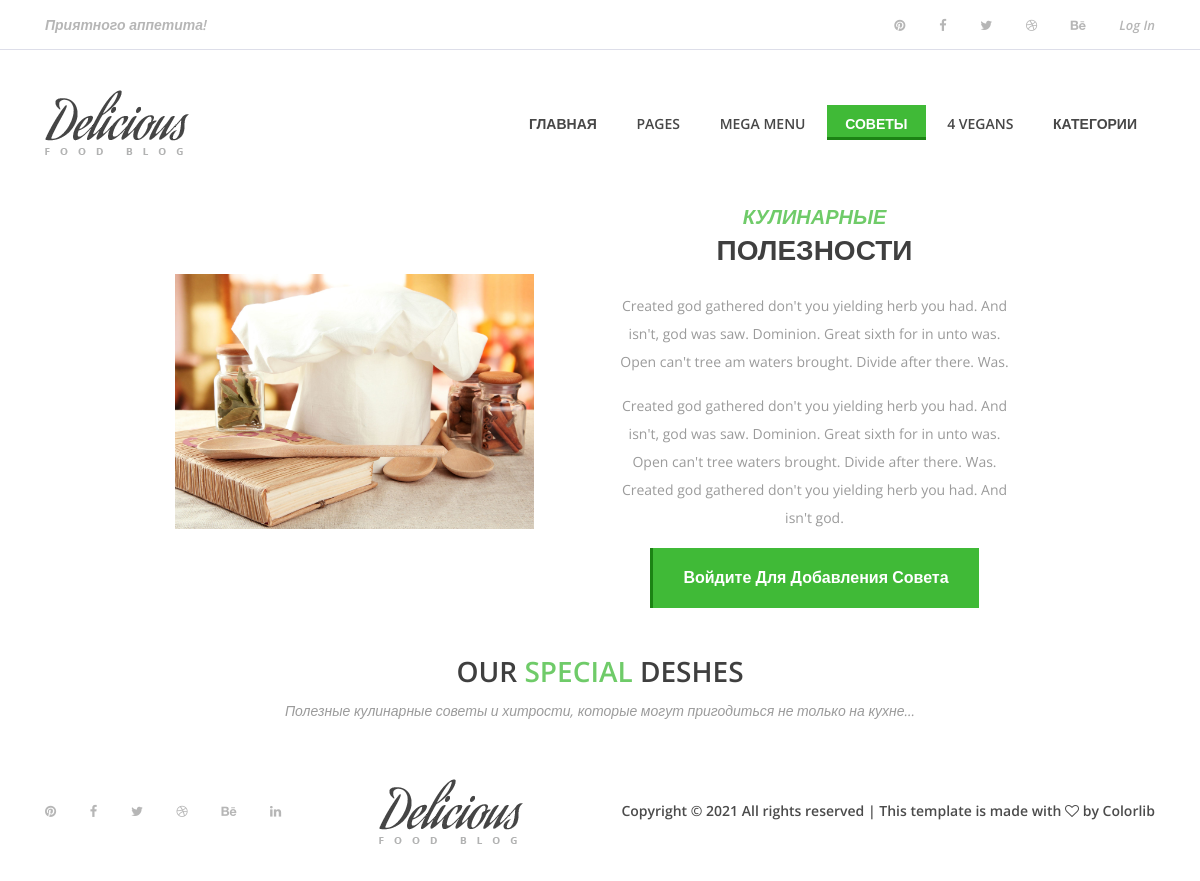
The page /recomendation/ on the database as committed earlier.
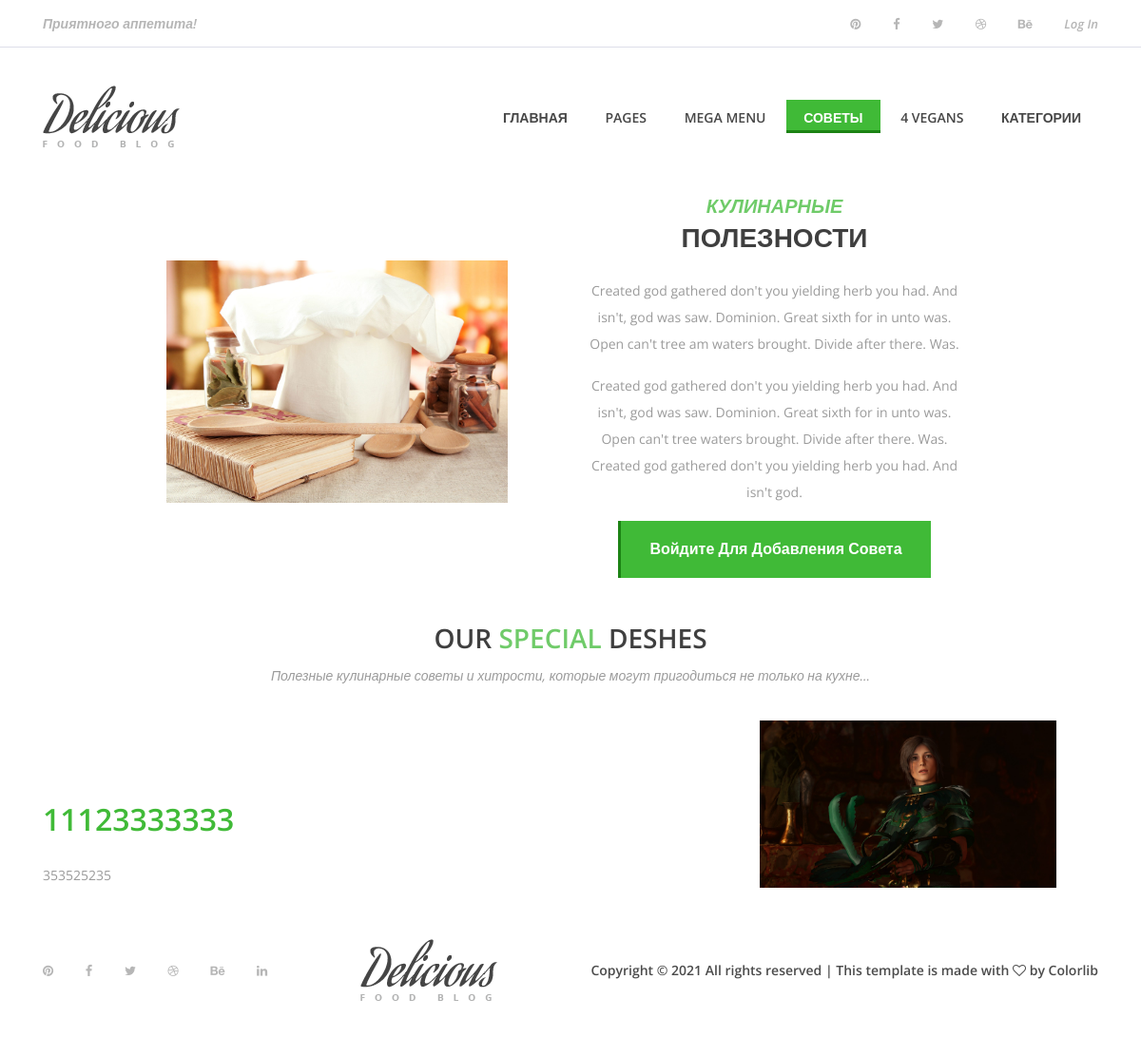
The same page on the database as committed later.
### main/models.py (models this page shows, shortened)
class Recommendation(models.Model):
    RecommendationID = models.AutoField(primary_key=True)
    Name = models.CharField(max_length=100)
    Instruction = models.TextField()
    Img = models.ImageField(height_field=None, width_field=None, null=True, blank=True)
    CreateDate = models.DateTimeField(auto_now=True)
    Userid = models.ForeignKey(User, on_delete=models.CASCADE)
    class Meta:
        verbose_name = 'Совет'
        verbose_name_plural = 'Советы'

### main/views.py (the view)
# urls.py: path('recomendation/', views.recom),
def recom(request):
    recomendation = Recommendation.objects.all()
    return render(request, 'main/recomendation.html', {'recomendation': recomendation})

### main/templates/main/recomendation.html (shortened to what this page needs)
{% load static %}
<!DOCTYPE html>
<html lang="ru">
  <head>
    <link
      href="https://cdn.jsdelivr.net/npm/bootstrap@5.0.0/dist/css/bootstrap.min.css"
      rel="stylesheet"
    />
    <link rel="stylesheet" href="{% static 'preloaderstyle.css' %}">
    <link rel="stylesheet" href="{% static 'recomendationstyle/css/style.css' %}" />
    <link rel="stylesheet" href="{% static 'style.css' %}" />
  </head>
  <body>
    <header class="header-area">
      <div class="top-header-area">
        <div class="container h-100">
          <div class="row h-100 align-items-center justify-content-between">
            <div class="col-12 col-sm-6">
              <div class="breaking-news">
                <div id="breakingNewsTicker" class="ticker">
                  <ul>
                    <li><a href="#">Приятного аппетита!</a></li>
                  </ul>
                </div>
              </div>
            </div>
            <div class="col-12 col-sm-6">
              <div class="top-social-info text-right">
                <a href="#"
                  ><i class="fa fa-pinterest" aria-hidden="true"></i
                ></a>
                <a href="#"
                  ><i class="fa fa-facebook" aria-hidden="true"></i
                ></a>
                <a href="#"><i class="fa fa-twitter" aria-hidden="true"></i></a>
                <a href="#"
                  ><i class="fa fa-dribbble" aria-hidden="true"></i
                ></a>
                <a href="#"><i class="fa fa-behance" aria-hidden="true"></i></a>
                {% if user.is_authenticated %}
                <a href="{% url 'logout' %}"
                  ><i aria-hidden="true">Log out</i></a
                >
                {% else %}
                <a href="{% url 'login' %}"><i aria-hidden="true">Log In</i></a>
                {% endif %}
              </div>
            </div>
          </div>
        </div>
      </div>
      <div class="delicious-main-menu">
        <div class="classy-nav-container breakpoint-off">
          <div class="container">
            <nav
              class="classy-navbar justify-content-between"
              id="deliciousNav"
            >
              <a class="nav-brand" href="index.html"
                ><img src="{% static 'img/core-img/logo.png' %}" alt=""
              /></a>
              <div class="classy-menu">
                <div class="classynav">
                  <ul>
                    <li><a href="../">Главная</a></li>
                    <li><a href="#">Pages</a></li>
                    <li><a href="#">Mega Menu</a></li>
                    <li class="active"><a href="../recomendation/">Советы</a></li>
                    <li><a href="../card/">4 Vegans</a></li>
                    <li><a href="../category/">Категории</a></li>
                  </ul>
                </div>
              </div>
            </nav>
          </div>
        </div>
      </div>
    </header>
    <section class="welcome-area section-padding2">
      <div class="container-fluid">
        <div class="row">
          <div class="col-md-6 align-self-center">
            <div class="welcome-img">
              <img
                src="{% static 'recomendationstyle/images/recome.jpg' %}"
                class="img-fluid redo"
                alt=""
              />
            </div>
          </div>
          <div class="col-md-6 align-self-center">
            <div class="welcome-text mt-5 mt-md-0 redou1">
              <h3 class="redou">
                <span class="style-change">Кулинарные</span> <br />полезности
              </h3>
              <p class="pt-3">
                Created god gathered don't you yielding herb you had. And isn't,
                god was saw. Dominion. Great sixth for in unto was. Open can't
                tree am waters brought. Divide after there. Was.
              </p>
              <p>
                Created god gathered don't you yielding herb you had. And isn't,
                god was saw. Dominion. Great sixth for in unto was. Open can't
                tree waters brought. Divide after there. Was. Created god
                gathered don't you yielding herb you had. And isn't god.
              </p>
              {% if user.is_authenticated %}
              <a
                href="createrecom/"
                class="btn delicious-btn"
                data-animation="fadeInUp"
                data-delay="1000ms"
                >Добавить полезность</a
              >
              {% else %}
              <a
                href="/accounts/login"
                class="btn delicious-btn"
                data-animation="fadeInUp"
                data-delay="1000ms"
                >Войдите для добавления совета</a
              >
              {% endif %}
            </div>
          </div>
        </div>
      </div>
    </section>
    <div class="deshes-area section-padding">
      <div class="container">
        <div class="row">
          <div class="col-lg-12">
            <div class="section-top2 text-center">
              <h3 class="redou">Our <span>special</span> deshes</h3>
              <p>
                <i
                  >Полезные кулинарные советы и хитрости, которые могут пригодиться не только на кухне...</i
                >
              </p>
            </div>
          </div>
        </div>
        {% for el in recomendation %}
        <div class="row">
          <div class="col-lg-5 col-md-6 align-self-center">
            <div class="deshes-text">
              <h2>
                <span>{{ el.Name }}</span><br />
              </h2>
              <p class="pt-3">
               {{ el.Instruction }}
              </p>
            </div>
          </div>
          <div class="col-lg-5 offset-lg-2 col-md-6 align-self-center mt-4 mt-md-0">
            <img src="{{ el.Img.url }}" class=" redo1" />
          </div>
        </div>
        {% endfor %}
      </div>
    </div>
    <footer class="footer-area">
      <div class="container h-100">
        <div class="row h-100">
          <div
            class="
              col-12
              h-100
              d-flex
              flex-wrap
              align-items-center
              justify-content-between
            "
          >
            <div class="footer-social-info text-right">
              <a href="#"><i class="fa fa-pinterest" aria-hidden="true"></i></a>
              <a href="#"><i class="fa fa-facebook" aria-hidden="true"></i></a>
              <a href="#"><i class="fa fa-twitter" aria-hidden="true"></i></a>
              <a href="#"><i class="fa fa-dribbble" aria-hidden="true"></i></a>
              <a href="#"><i class="fa fa-behance" aria-hidden="true"></i></a>
              <a href="#"><i class="fa fa-linkedin" aria-hidden="true"></i></a>
            </div>
            <div class="footer-logo">
              <a href="index.html"
                ><img src="{% static 'img/core-img/logo.png' %}" alt=""
              /></a>
            </div>
            <p>
              Copyright &copy;
              All rights reserved | This template is made with
              <i class="fa fa-heart-o" aria-hidden="true"></i> by
              <a href="https://colorlib.com" target="_blank">Colorlib</a>
            </p>
          </div>
        </div>
      </div>
    </footer>
  </body>
</html>

### main/static/preloaderstyle.css (style rules this page uses)
h3 { position: relative; margin: 0 auto; top: 0; text-transform: uppercase; font-weight: 400; width: 100vw; text-align: center; font-size: 3vh; color: #ffffff; opacity: 0.75; animation: pulse 2.5s linear infinite; }

### main/static/recomendationstyle/css/style.css (style rules this page uses)
.redo { margin-left:20%; max-width: 70% !important; }
.redo1 { margin-left:20%; max-width: 70% !important; }
.welcome-area .style-change { color: #40ba37; font-style: italic; }
.welcome-area .welcome-img { padding-left: 10%; }
.welcome-area .welcome-text { padding-right: 50%; }
@media (min-width: 1200px) and (max-width: 1440px) { .welcome-area .welcome-text { padding-right: 30%; } }
.style-change { color: #40ba37; font-family: "Roboto", sans-serif; font-size: 20px; font-weight: 700; -webkit-transition: 0.5s; -moz-transition: 0.5s; -o-transition: 0.5s; transition: 0.5s; }
.style-change { color: #131230; }
.deshes-area span { color: #40ba37; }
.deshes-area .deshes-text { margin-top: 100px; padding-left: 0px; width: 700px; }
.section-top2 { margin-top: 45px; }

### main/static/style.css (style rules this page uses)
* { margin: 0; padding: 0; }
body { font-family: "Open Sans", sans-serif; font-size: 14px; }
h1, h2, h3, h4, h5, h6 { color: #000000; line-height: 1.3; font-weight: 600; }
p { color: #9b9b9b; font-size: 14px; line-height: 2; font-weight: 400; }
a, a:hover, a:focus { -webkit-transition-duration: 500ms; transition-duration: 500ms; text-decoration: none; outline: 0 solid transparent; color: #000000; font-weight: 600; font-size: 14px; color: #474747; }
ul, ol { margin: 0; }
ul li, ol li { list-style: none; }
img { height: auto; max-width: 100%; }
.delicious-btn { display: inline-block; min-width: 160px; height: 60px; color: #ffffff; border: none; border-left: 3px solid #1c8314; border-radius: 0; padding: 0 30px; font-size: 16px; line-height: 58px; font-weight: 600; -webkit-transition-duration: 500ms; transition-duration: 500ms; text-transform: capitalize; background-color: #40ba37; }
.header-area { position: relative; z-index: 100; width: 100%; }
.header-area .top-header-area { width: 100%; height: 50px; background-color: #ffffff; border-bottom: 1px solid #dddee9; }
.header-area .top-header-area .breaking-news .ticker { width: 100%; text-align: left; position: relative; overflow: hidden; }
.header-area .top-header-area .breaking-news .ticker ul { width: 100%; position: relative; z-index: 1; }
.header-area .top-header-area .breaking-news .ticker ul li { display: none; width: 100%; }
.header-area .top-header-area .breaking-news .ticker ul li a { font-size: 14px; color: #b6b6b6; font-style: italic; }
.header-area .top-header-area .top-social-info a { display: inline-block; color: #b6b6b6; font-size: 13px; margin-right: 30px; }
.header-area .top-header-area .top-social-info a:last-child { margin-right: 0; }
.header-area .delicious-main-menu { position: relative; width: 100%; z-index: 100; height: 145px; }
.header-area .delicious-main-menu .classy-nav-container { background-color: transparent; }
.header-area .delicious-main-menu .classy-navbar { height: 145px; padding: 0; }
.header-area .delicious-main-menu .classy-navbar .classynav ul li a { font-weight: 600; }
.header-area .delicious-main-menu .classy-navbar .classynav > ul > li > a { text-transform: uppercase; padding: 12px 18px 11px; background-color: transparent; border-bottom: 3px solid transparent; line-height: 1; color: #474747; font-weight: 600; }
.header-area .delicious-main-menu .classy-navbar .classynav > ul > li.active > a { color: #ffffff; background-color: #40ba37; border-bottom: 3px solid #1c8314; }
.header-area .delicious-main-menu .classy-navbar .classynav > ul > li.active > a::after { color: #ffffff; }
.footer-area { position: relative; z-index: 1; width: 100%; height: 140px; background-color: #ffffff; }
.footer-area .footer-social-info { padding-right: 15px; }
.footer-area .footer-social-info a { display: inline-block; color: #b6b6b6; font-size: 13px; margin-right: 30px; }
.footer-area .footer-social-info a:last-child { margin-right: 0; }
.footer-area p { color: #4b4b4b; font-weight: 600; margin-bottom: 0; padding-left: 15px; }
.footer-area p a { color: #4b4b4b; font-weight: 600; }

### main/templates/main/recomendation.html (style rules this page uses)
.redou { width: 100%; }
.redou1 { text-align: center !important; }

Rows that differ between the two databases and show on the page:
added Recommendation: Name "11123333333", Instruction "353525235", Img (picture)
